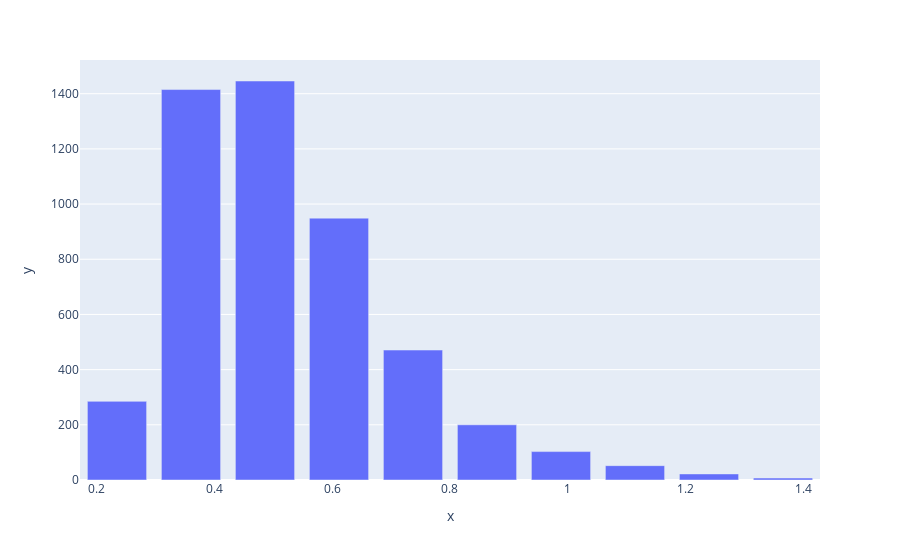

The notebook cell this image was saved under:
### Code cell
dist = sp.spatial.distance.pdist(solutions, metric='euclidean')
hist, bins = np.histogram(dist, bins=10)
px.bar(x=bins[1:], y=hist)

### Figure 1 — Plotly figure (JSON) as saved in the notebook; plotly's stock layout.template omitted (floating-point values rounded to 4 significant figures)
{"data": [{"alignmentgroup": "True", "hovertemplate": "x=%{x}<br>y=%{y}<extra></extra>", "legendgroup": "", "marker": {"color": "#636efa", "pattern": {"shape": ""}}, "name": "", "offsetgroup": "", "orientation": "v", "showlegend": false, "textposition": "auto", "x": [0.2349, 0.3605, 0.4862, 0.6118, 0.7375, 0.8631, 0.9887, 1.114, 1.24, 1.366], "xaxis": "x", "y": [285, 1415, 1446, 949, 471, 200, 103, 52, 22, 7], "yaxis": "y", "type": "bar"}], "layout": {"xaxis": {"anchor": "y", "domain": [0.0, 1.0], "title": {"text": "x"}}, "yaxis": {"anchor": "x", "domain": [0.0, 1.0], "title": {"text": "y"}}, "legend": {"tracegroupgap": 0}, "margin": {"t": 60}, "barmode": "relative"}}
